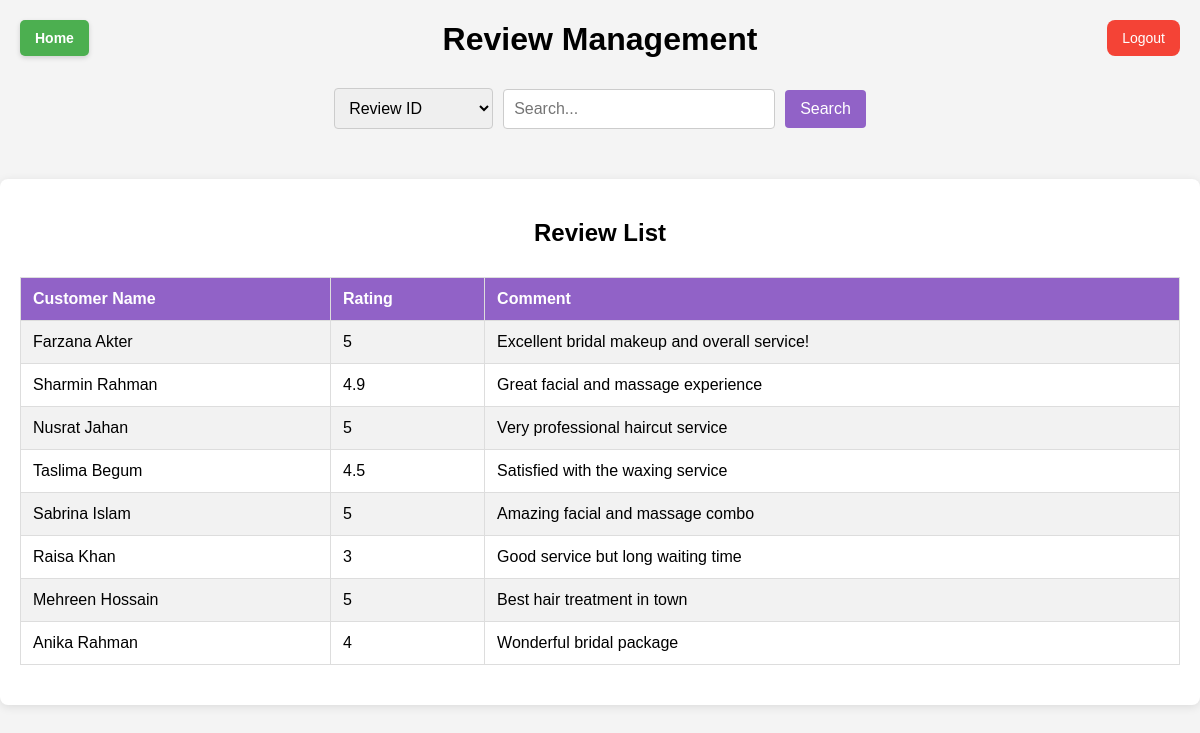
The app's page /s_review.php with its own data.
### tables this page shows
CREATE TABLE review (
    rev_id VARCHAR(10) PRIMARY KEY,
    cust_id VARCHAR(10),
    rating FLOAT CHECK (rating BETWEEN 1 AND 5),
    comment TEXT,
    FOREIGN KEY (cust_id) REFERENCES customer(cust_id) ON DELETE CASCADE ON UPDATE CASCADE
);

CREATE TABLE customer (
    cust_id VARCHAR(10) PRIMARY KEY,
    cust_name VARCHAR(100),
    cust_phone VARCHAR(15),
    cust_mail VARCHAR(100),
    cust_loc VARCHAR(150)
);

### s_review.php (the view, shortened to what this page needs)
<?php
$servername = "localhost";
$username = "root";
$password = "";
$dbname = "beauty_parlor";
$conn = new mysqli($servername, $username, $password, $dbname);
$search = '';
$category = '';
if (isset($_POST['search']) && isset($_POST['category'])) {
    $search = mysqli_real_escape_string($conn, $_POST['search']);
    $category = $_POST['category'];
    switch ($category) {
        case 'rating':
            $where_clause = "review.rating LIKE '%$search%'";
            break;
        case 'customer':
            $where_clause = "customer.cust_name LIKE '%$search%'";
            break;
        case 'review_id':
            $where_clause = "review.rev_id LIKE '%$search%'";
            break;
        case 'comment':
            $where_clause = "review.comment LIKE '%$search%'";
            break;
        default:
            $where_clause = "1";
    }
} else {
    $where_clause = "1";
}
$query = "SELECT review.rev_id, customer.cust_name, review.rating, review.comment
          FROM review
          JOIN customer ON review.cust_id = customer.cust_id
          WHERE $where_clause";
$result = $conn->query($query);
?>
<!DOCTYPE html>
<html lang="en">
<head>
</head>
<body>
    <h1>Review Management</h1>
    <form method="POST" action="" class="search-form">
        <select name="category" class="search-select">
            <option value="review_id" <?php if ($category == 'review_id') echo 'selected'; ?>>Review ID</option>
        </select>
        <input type="text" name="search" placeholder="Search..." value="<?php echo $search; ?>" class="search-input">
        <button type="submit" class="search-btn">Search</button>
    </form>
    <a href="logout.php" class="logout">Logout</a>
    <a href="staff_dashboard.php" class="home">Home</a>
    <div class="container">
        <h2>Review List</h2>
        <table>
            <tr>
                <th>Customer Name</th>
                <th>Rating</th>
                <th>Comment</th>
            </tr>
            <?php while ($row = $result->fetch_assoc()): ?>
                <tr>
                    <td><?php echo htmlspecialchars($row['cust_name']); ?></td>
                    <td><?php echo $row['rating']; ?></td>
                    <td><?php echo htmlspecialchars($row['comment']); ?></td>
                </tr>
            <?php endwhile; ?>
        </table>
    </div>
</body>
</html>

### s_review.php (style rules this page uses)
body { font-family: Arial, sans-serif; background-color: #f4f4f4; margin: 0; padding: 0; }
.container { max-width: 1200px; margin: 50px auto; padding: 20px; background-color: #fff; border-radius: 8px; box-shadow: 0 2px 10px rgba(0, 0, 0, 0.1); }
h1 { text-align: center; margin-bottom: 30px; }
h2 { text-align: center; margin-bottom: 30px; }
.search-form { display: flex; justify-content: center; align-items: center; gap: 10px; margin-bottom: 20px; }
.search-input { padding: 10px; font-size: 16px; border: 1px solid #ccc; border-radius: 4px; width: 250px; transition: border-color 0.3s, box-shadow 0.3s; }
.search-btn { padding: 10px 15px; background-color: rgb(145, 98, 199); color: white; border: none; border-radius: 4px; font-size: 16px; cursor: pointer; transition: background-color 0.3s; }
.search-select { padding: 10px; font-size: 16px; border: 1px solid #ccc; border-radius: 4px; transition: border-color 0.3s, box-shadow 0.3s; }
table { width: 100%; border-collapse: collapse; margin: 20px 0; font-family: Arial, sans-serif; }
th { background-color: rgb(145, 98, 199); color: white; padding: 12px; text-align: left; border: 1px solid #ddd; }
td { padding: 12px; text-align: left; border: 1px solid #ddd; }
tr:nth-child(even) { background-color: #f2f2f2; }
.logout { position: absolute; top: 20px; right: 20px; padding: 10px 15px; background-color: #f44336; color: white; text-decoration: none; border-radius: 8px; font-size: 14px; transition: background-color 0.3s; }
.home { position: absolute; top: 20px; left: 20px; padding: 10px 15px; background-color: #4CAF50; color: white; text-decoration: none; border-radius: 5px; font-size: 14px; font-weight: bold; transition: background-color 0.3s ease, transform 0.3s ease; box-shadow: 0 2px 5px rgba(0, 0, 0, 0.15); }

### records on screen
review: cust.cust_name "Farzana Akter", rating "5", comment "Excellent bridal makeup and overall service!"
review: cust.cust_name "Sharmin Rahman", rating "4.9", comment "Great facial and massage experience"
review: cust.cust_name "Nusrat Jahan", rating "5", comment "Very professional haircut service"
review: cust.cust_name "Taslima Begum", rating "4.5", comment "Satisfied with the waxing service"
review: cust.cust_name "Sabrina Islam", rating "5", comment "Amazing facial and massage combo"
review: cust.cust_name "Raisa Khan", rating "3", comment "Good service but long waiting time"
review: cust.cust_name "Mehreen Hossain", rating "5", comment "Best hair treatment in town"
review: cust.cust_name "Anika Rahman", rating "4", comment "Wonderful bridal package"
